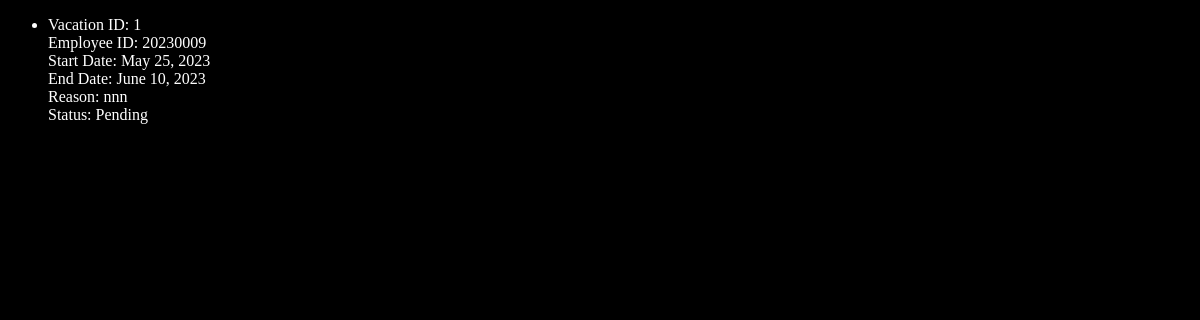
The page /index2/ on the database as committed earlier.
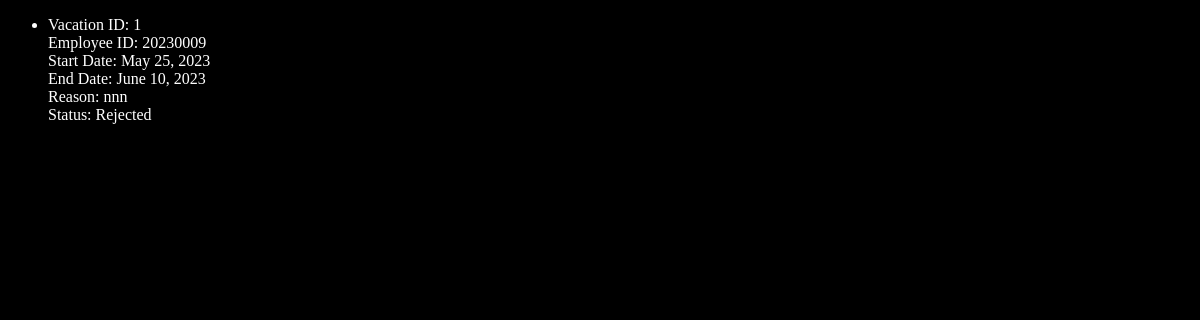
The same page on the database as committed later.
### main/models.py (models this page shows, shortened)
class Vacation(models.Model):
    ID = models.BigAutoField(primary_key=True)
    EmployeeID = models.IntegerField(models.ForeignKey(
        Employee, verbose_name=("Employee ID"), on_delete=models.CASCADE))
    startDate = models.DateField()
    endDate = models.DateField()
    reason = models.TextField()
    status = models.TextField(max_length=20, default='Pending')

### main/views.py (the view)
# urls.py: path("index2/", views.index2, name="index2"),
def index2(request):
    context = {
        "Vacations": Vacation.objects.all()
    }
    return render(request, 'Emp/index2.html', context)

### main/templates/Emp/index2.html (shortened to what this page needs)
<!DOCTYPE html>
<html lang="en">
  {% load static %}
  <head>
    <link rel="stylesheet" href="{% static 'css/style.css' %}" />
  </head>
  <body>
    <ul>
      {% for vac in Vacations %}
      <li>
        Vacation ID: {{ vac.ID }} <br />
        Employee ID: {{ vac.EmployeeID }} <br />
        Start Date: {{ vac.startDate }} <br />
        End Date: {{ vac.endDate }} <br />
        Reason: {{ vac.reason }} <br />
        Status: {{ vac.status }} <br />
      </li>
      {% endfor %}
    </ul>
  </body>
</html>

Rows that differ between the two databases and show on the page:
changed Vacation "nnn": status "Pending" → "Rejected"
